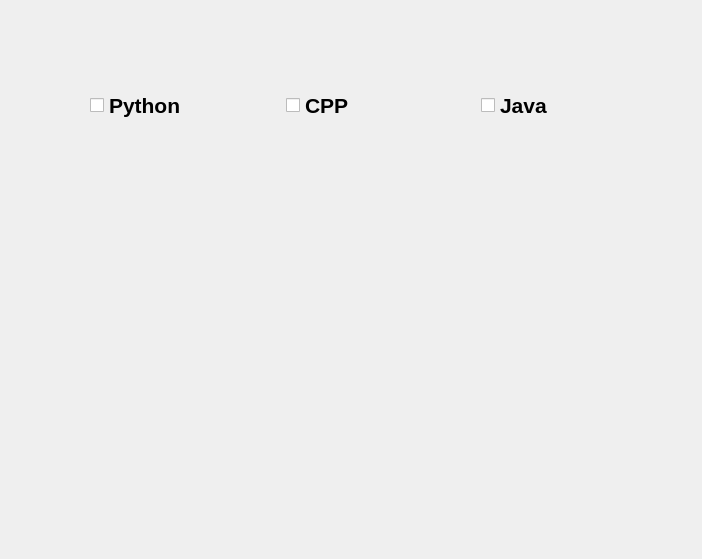
<?xml version="1.0" encoding="UTF-8"?>
<ui version="4.0">
 <class>Form</class>
 <widget class="QWidget" name="Form">
  <property name="geometry">
   <rect>
    <x>0</x>
    <y>0</y>
    <width>702</width>
    <height>559</height>
   </rect>
  </property>
  <property name="windowTitle">
   <string>Form</string>
  </property>
  <widget class="QLabel" name="label">
   <property name="geometry">
    <rect>
     <x>290</x>
     <y>260</y>
     <width>144</width>
     <height>43</height>
    </rect>
   </property>
   <property name="font">
    <font>
     <pointsize>16</pointsize>
    </font>
   </property>
   <property name="styleSheet">
    <string notr="true">QLabel{
	color:&quot;red&quot;
}</string>
   </property>
   <property name="text">
    <string/>
   </property>
  </widget>
  <widget class="QWidget" name="">
   <property name="geometry">
    <rect>
     <x>90</x>
     <y>80</y>
     <width>581</width>
     <height>51</height>
    </rect>
   </property>
   <layout class="QHBoxLayout" name="horizontalLayout">
    <item>
     <widget class="QCheckBox" name="checkBox">
      <property name="font">
       <font>
        <pointsize>16</pointsize>
        <weight>75</weight>
        <bold>true</bold>
       </font>
      </property>
      <property name="text">
       <string>Python</string>
      </property>
     </widget>
    </item>
    <item>
     <widget class="QCheckBox" name="checkBox_2">
      <property name="font">
       <font>
        <pointsize>16</pointsize>
        <weight>75</weight>
        <bold>true</bold>
       </font>
      </property>
      <property name="text">
       <string>CPP</string>
      </property>
     </widget>
    </item>
    <item>
     <widget class="QCheckBox" name="checkBox_3">
      <property name="font">
       <font>
        <pointsize>16</pointsize>
        <weight>75</weight>
        <bold>true</bold>
       </font>
      </property>
      <property name="text">
       <string>Java</string>
      </property>
     </widget>
    </item>
   </layout>
  </widget>
 </widget>
 <resources/>
 <connections/>
</ui>
